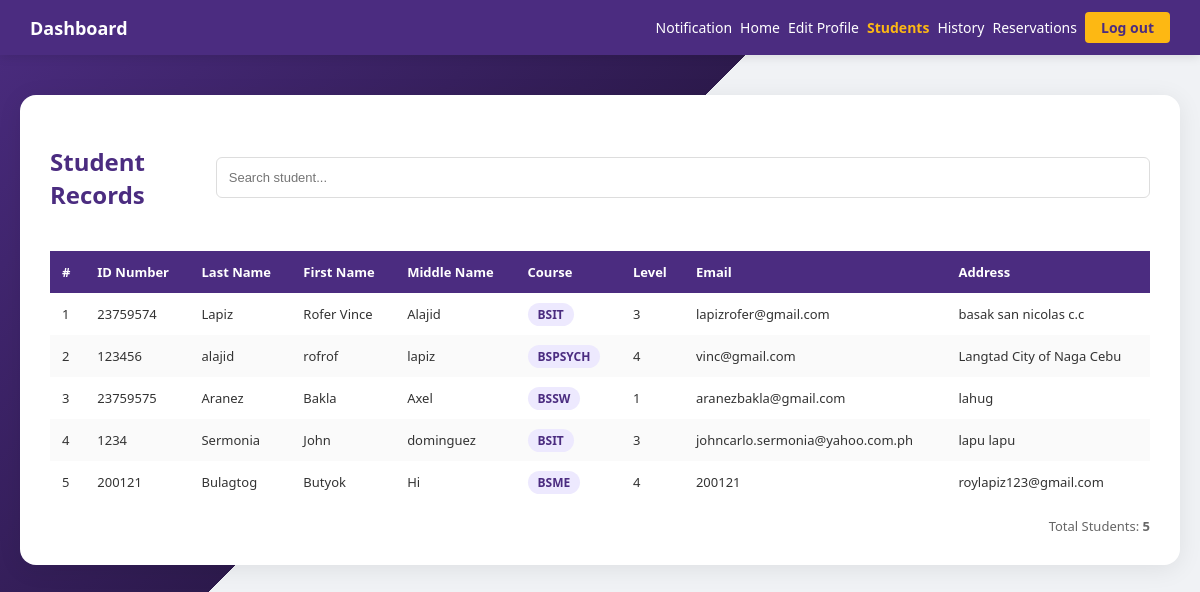
/students (signed in), run on the app's committed database.
### tables this page shows
CREATE TABLE students (
            id INTEGER PRIMARY KEY AUTOINCREMENT,
            id_number TEXT UNIQUE NOT NULL,
            last_name TEXT NOT NULL,
            first_name TEXT NOT NULL,
            middle_name TEXT,
            course TEXT NOT NULL,
            course_level TEXT NOT NULL,
            password TEXT NOT NULL,
            email TEXT UNIQUE NOT NULL,
            address TEXT
        );

### app.py (the view)
@app.route('/students')
def students():
    if 'student_id' not in session:
        return redirect(url_for('login'))
    conn = get_db()
    students = conn.execute('SELECT * FROM students').fetchall()
    conn.close()
    return render_template('students.html', students=students)

### app.py (called while the page is built)
def get_db():
    conn = sqlite3.connect(DB_PATH)
    conn.row_factory = sqlite3.Row
    return conn

### templates/students.html (shortened to what this page needs)
<!DOCTYPE html>
<html>
<head>
    <link rel="stylesheet" href="{{ url_for('static', filename='style.css') }}">
</head>
<body>
<div class="dash-navbar">
    <span class="dash-title">Dashboard</span>
    <div class="dash-menu">
        <a href="#">Notification</a>
        <a href="/dashboard">Home</a>
        <a href="/edit-profile">Edit Profile</a>
        <a href="/students" class="active-link">Students</a>
        <a href="#">History</a>
        <a href="/admin/reservations">Reservations</a>
        <a href="/logout" class="logout-btn">Log out</a>
    </div>
</div>
<div class="students-wrapper">
    <div class="students-card">
        <div class="students-header">
            <h2 class="students-title">Student Records</h2>
            <input type="text" id="searchInput" placeholder="Search student..." class="search-input" onkeyup="searchTable()">
        </div>
        <div class="table-wrapper">
            <table class="students-table">
                <thead>
                    <tr>
                        <th>#</th>
                        <th>ID Number</th>
                        <th>Last Name</th>
                        <th>First Name</th>
                        <th>Middle Name</th>
                        <th>Course</th>
                        <th>Level</th>
                        <th>Email</th>
                        <th>Address</th>
                    </tr>
                </thead>
                <tbody id="studentTable">
                    {% for student in students %}
                    <tr>
                        <td>{{ loop.index }}</td>
                        <td>{{ student['id_number'] }}</td>
                        <td>{{ student['last_name'] }}</td>
                        <td>{{ student['first_name'] }}</td>
                        <td>{{ student['middle_name'] }}</td>
                        <td><span class="course-badge">{{ student['course'] }}</span></td>
                        <td>{{ student['course_level'] }}</td>
                        <td>{{ student['email'] }}</td>
                        <td>{{ student['address'] }}</td>
                    </tr>
                    {% else %}
                    <tr>
                        <td colspan="9" class="no-data">No students registered yet.</td>
                    </tr>
                    {% endfor %}
                </tbody>
            </table>
        </div>
        <div class="table-footer">
            Total Students: <strong>{{ students | length }}</strong>
        </div>
    </div>
</div>
</body>
</html>

### static/style.css (style rules this page uses)
body { margin: 0; font-family: 'Segoe UI', Arial, sans-serif; background: linear-gradient(135deg, #4b2c80 0%, #2d1a4d 40%, #f0f2f5 40%, #f0f2f5 100%); background-attachment: fixed; color: #333; }
.navbar, .dash-navbar { background: #4b2c80; color: white; padding: 12px 30px; display: flex; justify-content: space-between; align-items: center; box-shadow: 0 2px 10px rgba(0,0,0,0.1); }
.navbar span, .dash-title { font-weight: bold; font-size: 18px; }
.nav-menu a, .dash-menu a { color: white; text-decoration: none; margin-left: 20px; font-size: 14px; transition: color 0.3s; }
.active-link { color: #fdb813 !important; font-weight: bold; }
.logout-btn { background: #fdb813; color: #4b2c80 !important; padding: 6px 16px; border-radius: 4px; font-weight: bold; margin-left: 20px; }
input[type="text"], input[type="password"], input[type="email"], .register-input-field { width: 100%; padding: 12px; border: 1px solid #ddd; border-radius: 6px; box-sizing: border-box; transition: border-color 0.3s; }
.students-wrapper { padding: 40px 20px; display: flex; justify-content: center; }
.students-card { background: white; border-radius: 16px; box-shadow: 0 4px 24px rgba(0,0,0,0.08); padding: 30px; width: 100%; max-width: 1200px; }
.students-header { display: flex; justify-content: space-between; align-items: center; margin-bottom: 20px; }
.students-title { font-size: 24px; font-weight: bold; color: #4b2c80; }
.search-input { padding: 8px 14px; border: 1.5px solid #ddd; border-radius: 6px; font-size: 13px; width: 220px; }
.students-table { width: 100%; border-collapse: collapse; }
.students-table thead tr { background: #4b2c80; color: white; }
.students-table th, .students-table td { padding: 12px; font-size: 13px; text-align: left; }
.students-table tbody tr:nth-child(even) { background: #fafafa; }
.course-badge { background: #ede9fe; color: #4b2c80; padding: 3px 10px; border-radius: 12px; font-size: 12px; font-weight: 600; }
.table-wrapper { overflow-x: auto; }
.table-footer { margin-top: 14px; font-size: 13px; color: #666; text-align: right; }
* { box-sizing: border-box; }
html, body { width: 100%; overflow-x: hidden; }
.navbar, .dash-navbar { flex-wrap: wrap; gap: 10px; }
.nav-menu, .dash-menu { display: flex; flex-wrap: wrap; align-items: center; gap: 8px; }
.nav-menu a, .dash-menu a { margin-left: 0; white-space: nowrap; }
.container, .register-layout, .edit-profile-layout, .students-wrapper, .profile-wrapper, .dashboard-wrapper, .edit-profile-wrapper, .reservation-wrapper, .admin-dashboard-wrapper, .admin-sitin-wrapper, .admin-reservation-wrapper { width: 100%; max-width: 100%; }
.table-wrapper { width: 100%; overflow-x: auto; -webkit-overflow-scrolling: touch; }
.students-table { min-width: 900px; }
.dash-card, .students-card, .profile-card, .login-box, .info-card, .dashboard-card, .reservation-card, .admin-card, .form-card, .chart-card, .stats-card { max-width: 100%; }

### data on the page
students: id_number "23759574", last_name "Lapiz", first_name "Rofer Vince", middle_name "Alajid", course "BSIT", course_level "3", email "lapizrofer@gmail.com", address "basak san nicolas c.c"
students: id_number "123456", last_name "alajid", first_name "rofrof", middle_name "lapiz", course "BSPSYCH", course_level "4", email "vinc@gmail.com", address "Langtad City of Naga Cebu"
students: id_number "23759575", last_name "Aranez", first_name "Bakla", middle_name "Axel", course "BSSW", course_level "1", email "aranezbakla@gmail.com", address "lahug"
students: id_number "1234", last_name "Sermonia", first_name "John", middle_name "dominguez", course "BSIT", course_level "3", email "johncarlo.sermonia@yahoo.com.ph", address "lapu lapu"
students: id_number "200121", last_name "Bulagtog", first_name "Butyok", middle_name "Hi", course "BSME", course_level "4", email "200121", address "roylapiz123@gmail.com"

### other printed values
{{ students | length }} "5"
